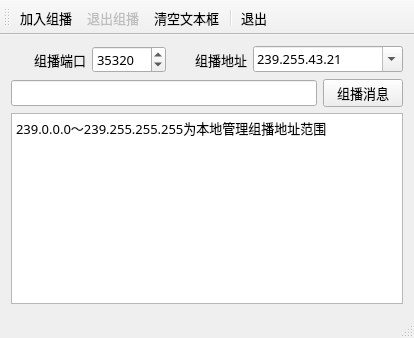
<?xml version="1.0" encoding="UTF-8"?>
<ui version="4.0">
 <class>MainWindow</class>
 <widget class="QMainWindow" name="MainWindow">
  <property name="geometry">
   <rect>
    <x>0</x>
    <y>0</y>
    <width>414</width>
    <height>338</height>
   </rect>
  </property>
  <property name="font">
   <font>
    <family>宋体</family>
    <pointsize>10</pointsize>
   </font>
  </property>
  <property name="windowTitle">
   <string>UDP Multicast</string>
  </property>
  <widget class="QWidget" name="centralWidget">
   <layout class="QVBoxLayout" name="verticalLayout">
    <item>
     <layout class="QHBoxLayout" name="horizontalLayout">
      <item>
       <widget class="QLabel" name="label">
        <property name="text">
         <string>组播端口</string>
        </property>
        <property name="alignment">
         <set>Qt::AlignRight|Qt::AlignTrailing|Qt::AlignVCenter</set>
        </property>
       </widget>
      </item>
      <item>
       <widget class="QSpinBox" name="spinPort">
        <property name="minimum">
         <number>1</number>
        </property>
        <property name="maximum">
         <number>65535</number>
        </property>
        <property name="value">
         <number>35320</number>
        </property>
       </widget>
      </item>
      <item>
       <widget class="QLabel" name="label_3">
        <property name="text">
         <string>组播地址</string>
        </property>
        <property name="alignment">
         <set>Qt::AlignRight|Qt::AlignTrailing|Qt::AlignVCenter</set>
        </property>
       </widget>
      </item>
      <item>
       <widget class="QComboBox" name="comboIP">
        <property name="minimumSize">
         <size>
          <width>150</width>
          <height>0</height>
         </size>
        </property>
        <property name="editable">
         <bool>true</bool>
        </property>
        <property name="duplicatesEnabled">
         <bool>false</bool>
        </property>
        <item>
         <property name="text">
          <string>239.255.43.21</string>
         </property>
        </item>
        <item>
         <property name="text">
          <string>239.255.100.1</string>
         </property>
        </item>
        <item>
         <property name="text">
          <string>239.255.255.100</string>
         </property>
        </item>
       </widget>
      </item>
     </layout>
    </item>
    <item>
     <layout class="QHBoxLayout" name="horizontalLayout_2">
      <item>
       <widget class="QLineEdit" name="editMsg"/>
      </item>
      <item>
       <widget class="QPushButton" name="btnMulticast">
        <property name="text">
         <string>组播消息</string>
        </property>
       </widget>
      </item>
     </layout>
    </item>
    <item>
     <widget class="QPlainTextEdit" name="plainTextEdit">
      <property name="plainText">
       <string>239.0.0.0～239.255.255.255为本地管理组播地址范围</string>
      </property>
     </widget>
    </item>
   </layout>
  </widget>
  <widget class="QMenuBar" name="menuBar">
   <property name="geometry">
    <rect>
     <x>0</x>
     <y>0</y>
     <width>414</width>
     <height>23</height>
    </rect>
   </property>
  </widget>
  <widget class="QToolBar" name="mainToolBar">
   <property name="toolButtonStyle">
    <enum>Qt::ToolButtonTextBesideIcon</enum>
   </property>
   <attribute name="toolBarArea">
    <enum>TopToolBarArea</enum>
   </attribute>
   <attribute name="toolBarBreak">
    <bool>false</bool>
   </attribute>
   <addaction name="actStart"/>
   <addaction name="actStop"/>
   <addaction name="actClear"/>
   <addaction name="separator"/>
   <addaction name="actQuit"/>
  </widget>
  <widget class="QStatusBar" name="statusBar"/>
  <action name="actStart">
   <property name="icon">
    <iconset resource="res.qrc">
     <normaloff>:/images/images/620.bmp</normaloff>:/images/images/620.bmp</iconset>
   </property>
   <property name="text">
    <string>加入组播</string>
   </property>
   <property name="toolTip">
    <string>加入组播</string>
   </property>
  </action>
  <action name="actStop">
   <property name="enabled">
    <bool>false</bool>
   </property>
   <property name="icon">
    <iconset resource="res.qrc">
     <normaloff>:/images/images/624.bmp</normaloff>:/images/images/624.bmp</iconset>
   </property>
   <property name="text">
    <string>退出组播</string>
   </property>
   <property name="toolTip">
    <string>退出组播</string>
   </property>
  </action>
  <action name="actQuit">
   <property name="icon">
    <iconset resource="res.qrc">
     <normaloff>:/images/images/132.bmp</normaloff>:/images/images/132.bmp</iconset>
   </property>
   <property name="text">
    <string>退出</string>
   </property>
   <property name="toolTip">
    <string>退出本程序</string>
   </property>
  </action>
  <action name="actClear">
   <property name="icon">
    <iconset resource="res.qrc">
     <normaloff>:/images/images/212.bmp</normaloff>:/images/images/212.bmp</iconset>
   </property>
   <property name="text">
    <string>清空文本框</string>
   </property>
   <property name="toolTip">
    <string>清空文本框</string>
   </property>
  </action>
  <action name="actHostInfo">
   <property name="icon">
    <iconset resource="res.qrc">
     <normaloff>:/images/images/110.JPG</normaloff>:/images/images/110.JPG</iconset>
   </property>
   <property name="text">
    <string>本机地址</string>
   </property>
   <property name="toolTip">
    <string>获取本机地址</string>
   </property>
  </action>
 </widget>
 <layoutdefault spacing="6" margin="11"/>
 <resources>
  <include location="res.qrc"/>
 </resources>
 <connections>
  <connection>
   <sender>actQuit</sender>
   <signal>triggered()</signal>
   <receiver>MainWindow</receiver>
   <slot>close()</slot>
   <hints>
    <hint type="sourcelabel">
     <x>-1</x>
     <y>-1</y>
    </hint>
    <hint type="destinationlabel">
     <x>214</x>
     <y>164</y>
    </hint>
   </hints>
  </connection>
 </connections>
</ui>
